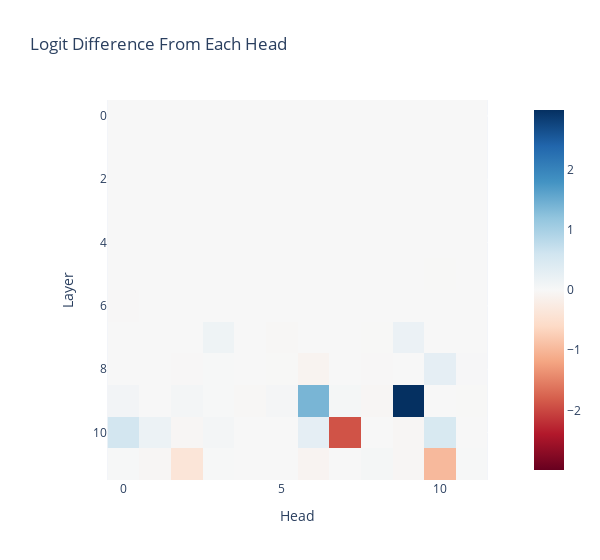

The code cell stored with this chart in its notebook:
### Markdown cell above
**Key functions** *I love how everything standard is just a cache function away lol*
- cache.accumulated_resid
- cache.decompose_resid
- cache.stack_head_results
- cache.apply_ln_to_stack --> is this really "inherent" to class or does it act more like a static function where it doesn't actually take any of the stuff in cache --> more of a static method that doesn't leverage information from the cache

### Code cell
per_head_residual, labels = cache.stack_head_results(layer=-1, pos_slice=-1, return_labels=True)
print(per_head_residual.shape)
print(f"{len(labels)}, {labels}")
# shape (head*layer, batch_size, embedding_dimsnion)
per_head_residual = einops.rearrange(
    per_head_residual, 
    "(layer head) ... -> layer head ...", 
    layer=model.cfg.n_layers
)
per_head_logit_diffs = residual_stack_to_logit_diff(per_head_residual, cache)
print(per_head_logit_diffs.shape)

imshow(
    per_head_logit_diffs, 
    labels={"x":"Head", "y":"Layer"}, 
    title="Logit Difference From Each Head",
    width=600
)

### Figure 1 — Plotly figure (JSON) as saved in the notebook; plotly's stock layout.template omitted (floating-point values rounded to 4 significant figures; data arrays with more than 128 entries replaced by an {"elided": "..."} marker saying what was removed)
{"data": [{"coloraxis": "coloraxis", "hovertemplate": "Head: %{x}<br>Layer: %{y}<br>color: %{z}<extra></extra>", "name": "0", "type": "heatmap", "xaxis": "x", "yaxis": "y", "z": {"elided": "12x12 float values"}}], "layout": {"coloraxis": {"cmid": 0, "colorscale": [[0, "rgb(103,0,31)"], [0.1, "rgb(178,24,43)"], [0.2, "rgb(214,96,77)"], [0.3, "rgb(244,165,130)"], [0.4, "rgb(253,219,199)"], [0.5, "rgb(247,247,247)"], [0.6, "rgb(209,229,240)"], [0.7, "rgb(146,197,222)"], [0.8, "rgb(67,147,195)"], [0.9, "rgb(33,102,172)"], [1, "rgb(5,48,97)"]]}, "title": {"text": "Logit Difference From Each Head"}, "width": 600, "xaxis": {"anchor": "y", "constrain": "domain", "domain": [0, 1], "scaleanchor": "y", "title": {"text": "Head"}}, "yaxis": {"anchor": "x", "autorange": "reversed", "constrain": "domain", "domain": [0, 1], "title": {"text": "Layer"}}}}
